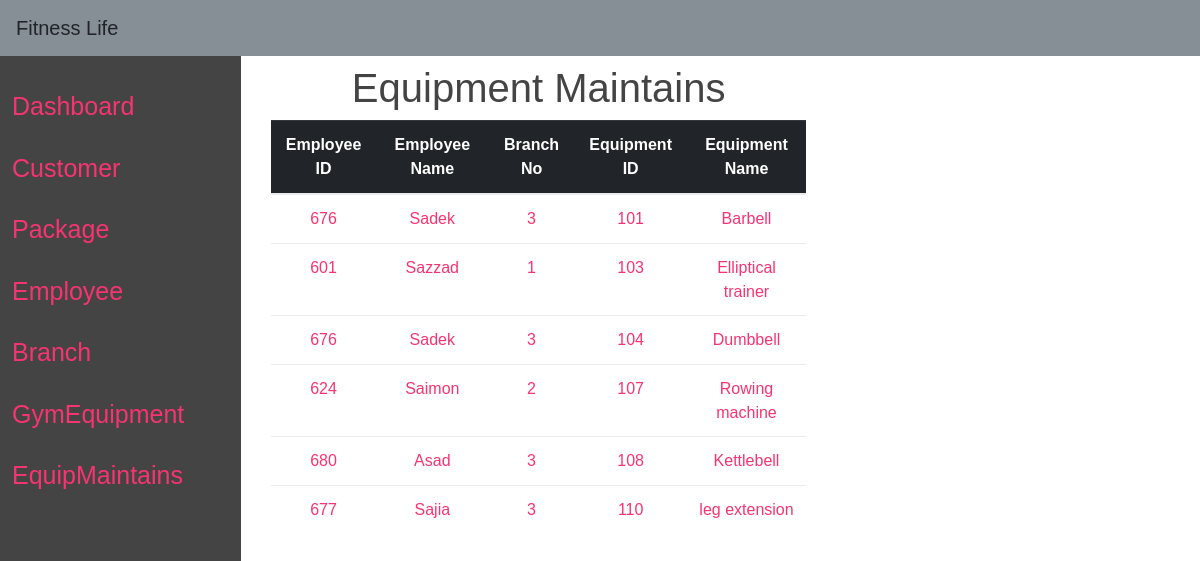
/equipmaintains.php, run on the app's committed database.
### tables this page shows
CREATE TABLE `employee` (
  `eid` int(11) NOT NULL,
  `ename` varchar(30) DEFAULT NULL,
  `eaddress` varchar(30) DEFAULT NULL,
  `SSN` varchar(20) DEFAULT NULL,
  `ephone_number` varchar(20) DEFAULT NULL,
  `adname` varchar(20) NOT NULL,
  `B_no` varchar(30) DEFAULT NULL,
  `Salary` int(11) NOT NULL
);

CREATE TABLE `maintains` (
  `eid` int(11) NOT NULL,
  `equip_id` int(11) NOT NULL
);

CREATE TABLE `gym_equipment` (
  `equipment_id` int(11) NOT NULL,
  `equipment_name` varchar(30) NOT NULL
);

### equipmaintains.php (the view, shortened to what this page needs)
<?php
include "connect.php";
?>
<!DOCTYPE html>
<html lang="en">
<head>
    <link rel="stylesheet" href="css/bootstrap.css">
    <link rel="stylesheet" href="css/animate.css">
    <link rel="stylesheet" href="css/owl.carousel.min.css">
    <link rel="stylesheet" href="css/magnific-popup.css">
    <link rel="stylesheet" href="fonts/ionicons/css/ionicons.min.css">
    <link rel="stylesheet" href="fonts/fontawesome/css/font-awesome.min.css">
    <link rel="stylesheet" href="css/userstyle.css">
</head>
<body>
    <nav class="navbar navbar-light bg-secondary justify-content-between">
        <a class="navbar-brand">Fitness Life</a>
    </nav>
    <div class="row">
        <div class="side-background">
            <div class="side-menu">
                <div class="col-md-2">
                    <ul>
                        <li><a href="adminpanel.php"> Dashboard</li>
                        <li><a href="customer.php">Customer</a></li>
                        <li><a href="packages.php">Package</li>
                        <li><a href="employee.php">Employee</li>
                        <li><a href="branch.php">Branch</li>
                        <li><a href="gymEquip.php">GymEquipment</li>
                        <li><a href="equipmaintains.php">EquipMaintains</li>
                    </ul>
                </div>
            </div>
        </div>
        <div class="col-md-10">
            <div class="container">
                <h1 align="center">Equipment Maintains</h1>
                <table class="table table-hover text-center">
                    <thead class="table-dark">
                        <tr>
                            <th scope="col">Employee ID</th>
                            <th scope="col">Employee Name</th>
                            <th scope="col">Branch No</th>
                            <th scope="col">Equipment ID</th>
                            <th scope="col">Equipment Name</th>
                        </tr>
                    </thead>
                    <tbody>
                        <?php
                           $sql_query = "SELECT e.eid,e.ename,e.B_no,ma.equip_id,g.equipment_name
                          FROM employee e JOIN maintainer m
                             ON(e.eid=m.eid)
                            JOIN maintains ma
                            ON(m.eid=ma.eid)
                            JOIN gym_equipment g
                                ON(g.equipment_id=ma.equip_id);";
                            $result = mysqli_query($conn, $sql_query);
                         while ($row = mysqli_fetch_assoc($result)) {
                                ?>
                        <tr>
                            <td>
                                <?php echo $row["eid"] ?>
                            </td>
                            <td>
                                <?php echo $row["ename"] ?>
                            </td>
                            <td>
                                <?php echo $row["B_no"] ?>
                            </td>
                            <td>
                                <?php echo $row["equip_id"] ?>
                            </td>
                            <td>
                                <?php echo $row["equipment_name"] ?>
                            </td>
                        <tr>
                            <?php
                                }
                            ?>
                    </tbody>
                </table>
            </div>
        </div>
</body>
</html>

### css/userstyle.css (style rules this page uses)
* { margin: 0; padding: 0; box-sizing: border-box; font-family: 'Poppins', sans-serif; }
body { min-height: 100vh; }
a { text-decoration: none; }
li { list-style: none; }
h1, h2 { color: #444; }
.side-background { min-height: 100vh; width: 32vh; margin-top: 0; background-color: #444; }
.side-menu { margin-top: 20px; margin-left: 12px; }
.side-menu ul li a { color: none; }
.side-menu li { font-size: 25px; padding:1.5vh 0vh; color: white; display: flex; align-items: center; }

### data on the page
employee: eid "676", ename "Sadek", B_no "3", maintains.equip_id "101", gym_equipment.equipment_name "Barbell", maintains.equip_id "104", gym_equipment.equipment_name "Dumbbell"
employee: eid "601", ename "Sazzad", B_no "1", maintains.equip_id "103", gym_equipment.equipment_name "Elliptical trainer"
employee: eid "624", ename "Saimon", B_no "2", maintains.equip_id "107", gym_equipment.equipment_name "Rowing machine"
employee: eid "680", ename "Asad", B_no "3", maintains.equip_id "108", gym_equipment.equipment_name "Kettlebell"
employee: eid "677", ename "Sajia", B_no "3", maintains.equip_id "110", gym_equipment.equipment_name "leg extension"
